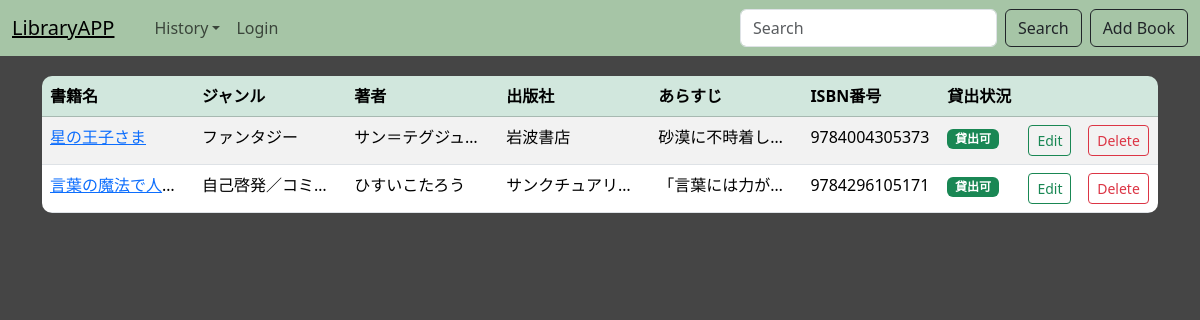
The page / on the database its author committed.
### library/models.py (models this page shows, shortened)
class Book(models.Model):
    title = models.CharField(max_length=255)
    genre = models.CharField(max_length=100)
    ISBN = models.CharField(max_length=20)
    author = models.CharField(max_length=20)
    publisher = models.CharField(max_length=20)
    content = models.TextField()
    lendStatus = models.BooleanField(default=True)  # True = 貸出可能

### library/views.py (the view)
# urls.py: path('', views.IndexView.as_view() , name='index'),
class IndexView(generic.ListView):
    model = Book     #Bookモデルを使用
    template_name = 'library/index.html'    # 使用するテンプレート名を指定（Articleも自動で渡す）

### templates/library/index.html (shortened to what this page needs)
{% extends "base.html" %}
{% block content %}
 <div class="container">
    <table class="table table-striped table-hover">
      <thead class="table-success" >
        <tr>
          <th>書籍名</th>
          <th>ジャンル</th>
          <th>著者</th>
          <th>出版社</th>
          <th>あらすじ</th>
          <th>ISBN番号</th>
          <th>貸出状況</th>
          <th></th>
          <th></th>
        </tr>
      </thead>
      <tbody>
          {% for article in object_list %}
            <tr>
            <td><a href="{% url 'library:detail' article.id %}">{{ article.title }}</a></td>
            <td>{{ article.genre }}</td>
            <td>{{ article.author }}</td>
            <td>{{ article.publisher }}</td>
            <td>{{ article.content }}</td>
            <td>{{ article.ISBN }}</td>
            <td>
              {% if article.lendStatus %}
                <span class="badge bg-success">貸出可</span>
              {% else %}
                <span class="badge bg-danger">貸出不可</span>
              {% endif %}
            </td>
            <td>
            <a  href="{% url 'library:update' article.id%}" class="btn btn-outline-success btn-sm">Edit</a>
            </td>
            <td>
            <a  href="{% url 'library:delete' article.id%}" class="btn btn-outline-danger btn-sm">Delete</a>
            </td>
          {% endfor %}
      </tbody>
    </table>
  </div>
{% endblock %}

### templates/base.html (shortened to what this page needs)
{% load django_bootstrap5 %}
<!DOCTYPE html>
<html lang="ja">
<head>
    {% load static %}
    <link rel="stylesheet" href="{% static 'css/style.css' %}">
    {% bootstrap_css %}
</head>
<body>
    <nav class="navbar navbar-expand-lg nav-bg">
        <div class="container-fluid">
            <a class="navbar-brand text-decoration-underline" href="{% url 'library:index' %}">LibraryAPP</a>
            <div class="collapse navbar-collapse" id="navbarSupportedContent">
                <ul class="navbar-nav me-auto mb-2 mb-lg-0">
                    <li class="nav-item">
                        <a class="nav-link" href="#"></a>
                    </li>
                    <li class="nav-item dropdown">
                    <a class="nav-link dropdown-toggle" href="#" role="button" data-bs-toggle="dropdown" aria-expanded="false">History</a>
                    </li>
                    <li class="nav-item">
                        <a class="nav-link" href="#">Login</a>
                    </li>
                </ul>
                <form class="d-flex" role="search">
                    <input class="form-control me-2" type="search" placeholder="Search" aria-label="Search">
                    <button class="btn btn-outline-dark" type="submit">Search</button>
                </form>
                <a  href="{% url 'library:create' %}" class="btn btn-outline-dark ms-2">Add Book</a>
            </div>
        </div>
    </nav>
    {% block content %}{% endblock %}
</body>

### static/css/style.css (style rules this page uses)
table { border-radius: 10px; overflow: hidden; border-collapse: separate; margin-top: 20px; }
.nav-bg { background-color: rgb(166, 197, 166); }
body { background-color: rgb(69, 69, 69) !important; }
td { white-space: nowrap; overflow: hidden; text-overflow: ellipsis; max-width: 150px; }

### rows shown on the page
Book: title "星の王子さま", genre "ファンタジー", author "サン＝テグジュ…", publisher "岩波書店", content "砂漠に不時着し…", ISBN "9784004305373", lendStatus "貸出可"
Book: title "言葉の魔法で人…", genre "自己啓発／コミ…", author "ひすいこたろう", publisher "サンクチュアリ…", content "「言葉には力が…", ISBN "9784296105171", lendStatus "貸出可"
